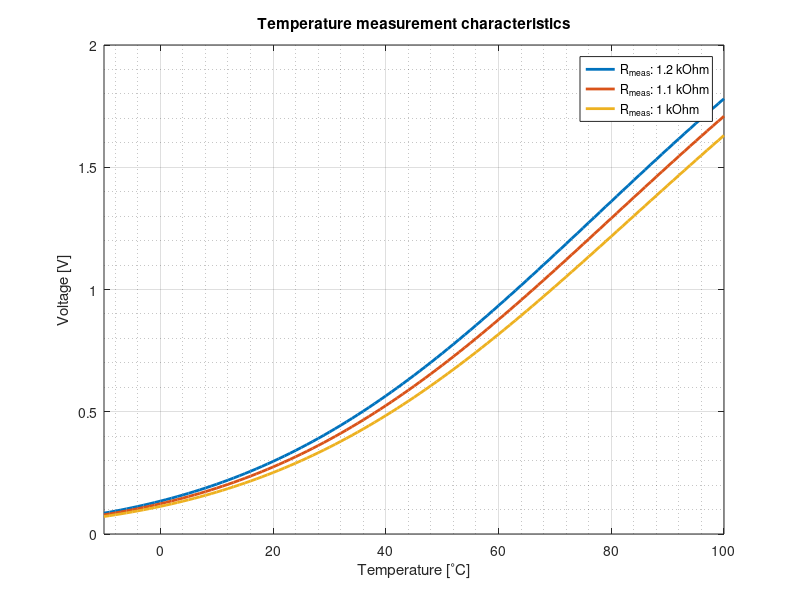
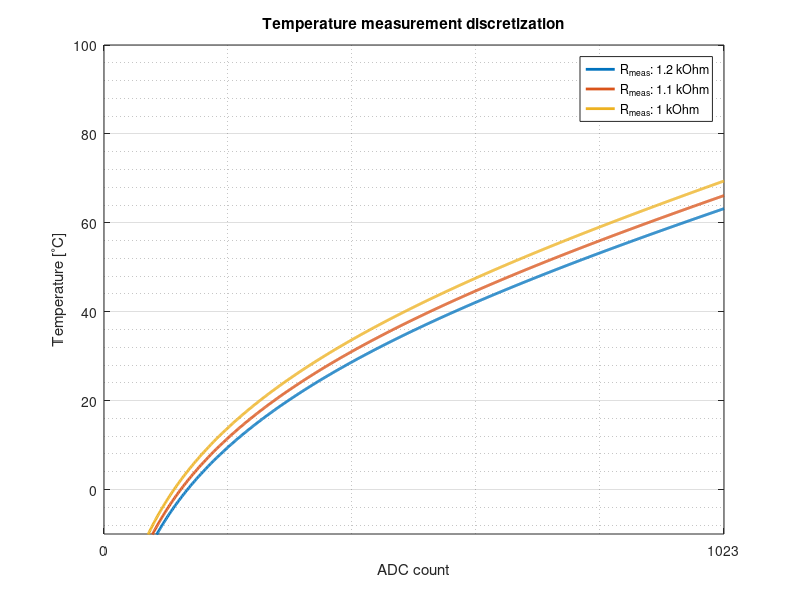
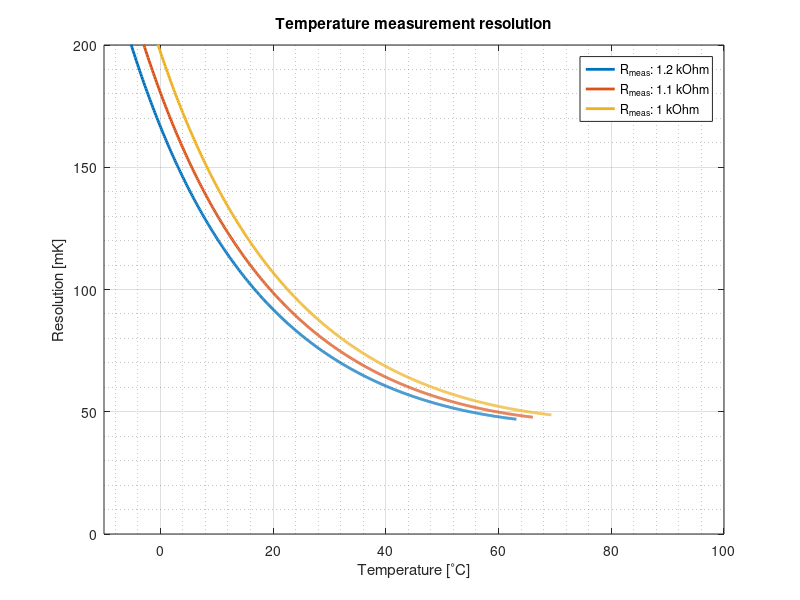
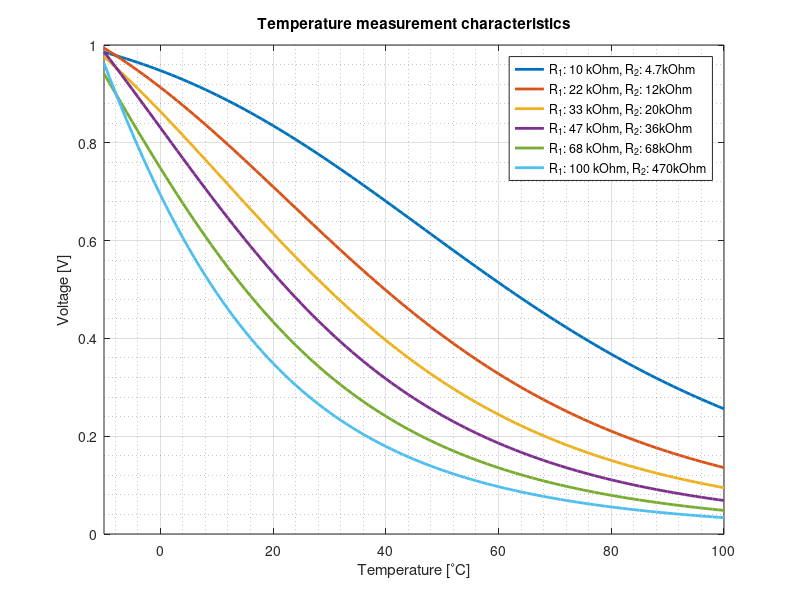

Reproduce these figures in MATLAB, in order.
clc;
clear;
%close all;

plot_t_min = -10;
plot_t_max = 100;
LW = 2;

t_0C = 273.15;
t = [plot_t_min:plot_t_max] + t_0C;
B = 3380; % Verify with datasheet
R_ref = 10e3;
t_ref = 25 + t_0C;
V_ref = 3.3;
ADC_NOF_BIT = 10;
ADC_REF = 1;

R = R_ref .* exp(B .* (1 ./ t - 1 ./ t_ref));

% Circuit 1
%
%   VCC
%    A
%    |
%   +++
%   | |  R (NTC 10K)
%   | |
%   +++
%    |
%    #---> ADC
%    |
%   +++
%   | |  R_meas
%   | |
%   +++
%    |
%    V
%   GND

R_meas = [1.2e3; 1.1e3; 1e3];
V_meas = V_ref .* R_meas ./ (R + R_meas);

l = {};
for i = 1:numel(R_meas); 
    l(i) = {['R_{meas}: ' num2str(R_meas(i)/1e3) ' kOhm']};
end;

figure(1);
plot(t-t_0C, V_meas, 'LineWidth', LW);
grid on; grid minor on;
xlim([plot_t_min plot_t_max]);
title(['Temperature measurement characteristics']);
xlabel(['Temperature [^\circC]']);
ylabel(['Voltage [V]']);
legend(l);
print('-dpng', 'Temp_Meas');

ADC = 0:(2.^ADC_NOF_BIT - 1);
V_ADC = ADC ./ max(max(ADC)) .* ADC_REF;
R_ADC = V_ref .* R_meas ./ V_ADC - R_meas; % Double-check formula!!!!!!!!!!!!!!!!!
t_adc = 1 ./ (log(R_ADC ./ R_ref) ./ B + 1 ./ t_ref);

figure(2);
plot(ADC, t_adc-t_0C, 'LineWidth', LW);
grid on; grid minor on;
xlim([min(ADC) max(ADC)]);
xticks([0 1023 2047 3071 4095])
ylim([plot_t_min plot_t_max]);
title(['Temperature measurement discretization']);
xlabel(['ADC count']);
ylabel(['Temperature [^\circ' 'C]']);
legend(l);
print('-dpng', 'Temp_Discretization');

figure(3);
plot(t_adc(:, 1:end-1)' - t_0C', abs(t_adc(:, 2:end)-t_adc(:, 1:end-1))'*1e3, 'LineWidth', LW);
grid on; grid minor on;
xlim([plot_t_min plot_t_max]);
ylim([0 200]);
title(['Temperature measurement resolution']);
xlabel(['Temperature [^\circC]']);
ylabel(['Resolution [mK]']);
legend(l);
print('-dpng', 'Temp_Res');

% Circuit 2
%
%   VCC
%    A
%    |
%   +++
%   | |  R1
%   | |
%   +++
%    |
%    #--------#---> ADC
%    |        |
%   +++      +++
%   | |  R2  | |  R (NTC 10K)
%   | |      | |
%   +++      +++
%    |        |
%    V        V
%   GND      GND

R_1= [10e3;  22e3; 33e3; 47e3; 68e3; 100e3];
R_2= [4.7e3; 12e3; 20e3; 36e3; 68e3; 470e3];
V_meas = V_ref .* (R.*R_2./(R+R_2)) ./ (R_1 + (R.*R_2./(R+R_2)));
l = {};
for i = 1:numel(R_1); 
    l(i) = {['R_{1}: ' num2str(R_1(i)/1e3) ' kOhm, R_{2}: ' num2str(R_2(i)/1e3) 'kOhm']};
end;

figure(4);
plot(t-t_0C, V_meas, 'LineWidth', LW);
grid on; grid minor on;
xlim([plot_t_min plot_t_max]);
title(['Temperature measurement characteristics']);
xlabel(['Temperature [^\circC]']);
ylabel(['Voltage [V]']);
legend(l);
print('-dpng', 'Temp_Meas');

ADC = 0:(2.^ADC_NOF_BIT - 1);
V_ADC = ADC ./ max(max(ADC)) .* ADC_REF;
R_ADC = (V_ADC .* R_1 .* R_2) ./ (V_ref .* R_2 - V_ADC .* (R_1 + R_2)); % Double-check formula!!!!!!!!!!!!!!!!!
t_adc = 1 ./ (log(R_ADC ./ R_ref) ./ B + 1 ./ t_ref);

figure(5);
plot(ADC, t_adc-t_0C, 'LineWidth', LW);
grid on; grid minor on;
xlim([min(ADC) max(ADC)]);
xticks([0 1023 2047 3071 4095])
ylim([plot_t_min plot_t_max]);
title(['Temperature measurement discretization']);
xlabel(['ADC count']);
ylabel(['Temperature [^\circ' 'C]']);
legend(l);
print('-dpng', 'Temp_Discretization');

figure(6);
plot(t_adc(:, 1:end-1)' - t_0C', abs(t_adc(:, 2:end)-t_adc(:, 1:end-1))'*1e3, 'LineWidth', LW);
grid on; grid minor on;
xlim([plot_t_min plot_t_max]);
ylim([0 200]);
title(['Temperature measurement resolution']);
xlabel(['Temperature [^\circC]']);
ylabel(['Resolution [mK]']);
legend(l);
print('-dpng', 'Temp_Res');

